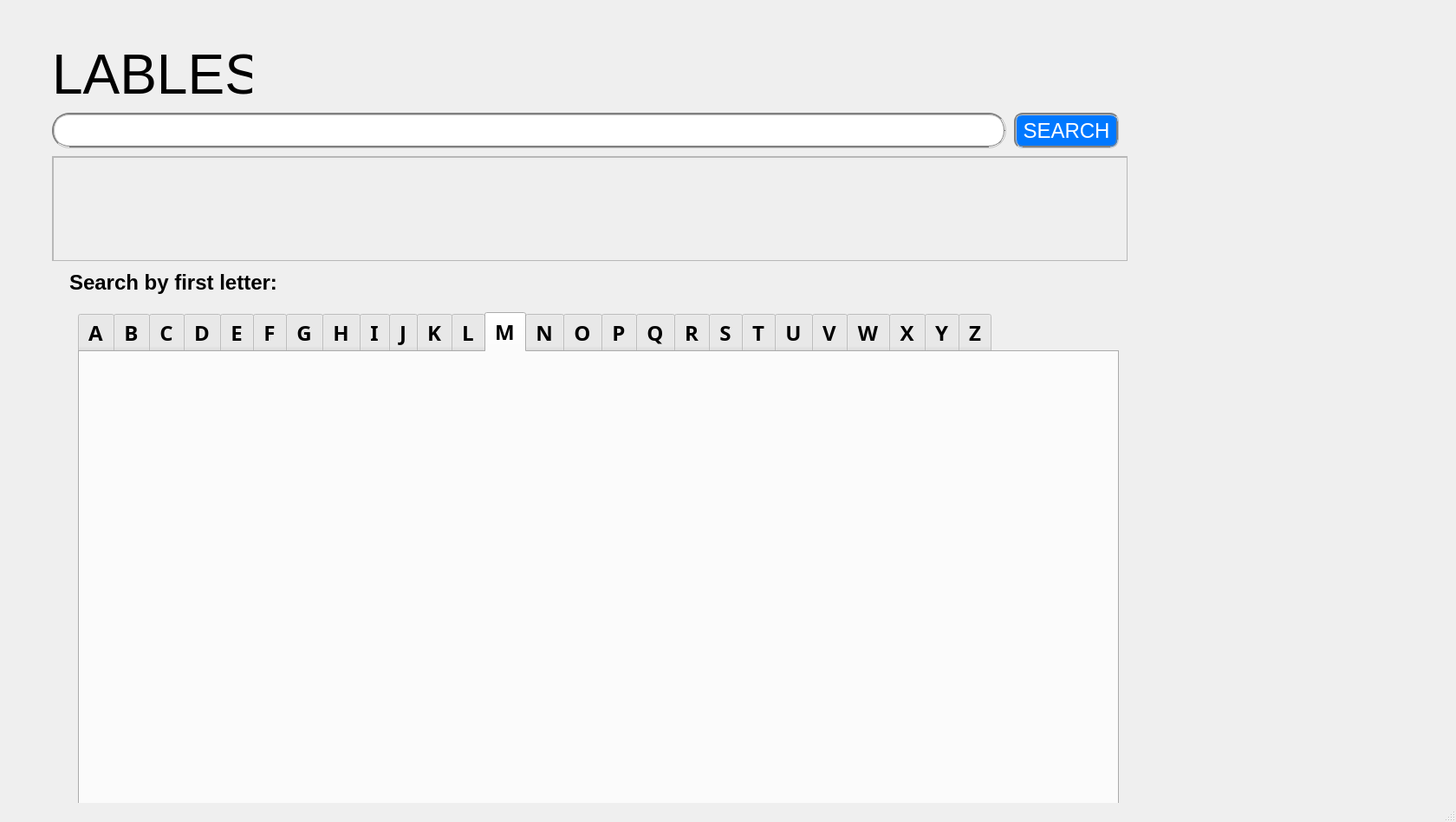
<?xml version="1.0" encoding="UTF-8"?>
<ui version="4.0">
 <class>MainWindow</class>
 <widget class="QMainWindow" name="MainWindow">
  <property name="geometry">
   <rect>
    <x>0</x>
    <y>0</y>
    <width>1680</width>
    <height>948</height>
   </rect>
  </property>
  <property name="windowTitle">
   <string>MainWindow</string>
  </property>
  <widget class="QWidget" name="centralwidget">
   <widget class="QLabel" name="label">
    <property name="geometry">
     <rect>
      <x>60</x>
      <y>40</y>
      <width>231</width>
      <height>91</height>
     </rect>
    </property>
    <property name="font">
     <font>
      <family>Helvetica</family>
      <pointsize>48</pointsize>
     </font>
    </property>
    <property name="text">
     <string>LABLES</string>
    </property>
   </widget>
   <widget class="QLineEdit" name="lineEdit">
    <property name="geometry">
     <rect>
      <x>60</x>
      <y>130</y>
      <width>1101</width>
      <height>41</height>
     </rect>
    </property>
    <property name="styleSheet">
     <string notr="true">QLineEdit{
   border-radius: 20px;  border: 3px groove gray;
}</string>
    </property>
   </widget>
   <widget class="QPushButton" name="pushButton_6">
    <property name="geometry">
     <rect>
      <x>1170</x>
      <y>130</y>
      <width>121</width>
      <height>41</height>
     </rect>
    </property>
    <property name="font">
     <font>
      <family>Helvetica</family>
      <pointsize>18</pointsize>
     </font>
    </property>
    <property name="layoutDirection">
     <enum>Qt::RightToLeft</enum>
    </property>
    <property name="styleSheet">
     <string notr="true">QPushButton{
   border-radius: 10px;  
   border: 3px groove gray;
   background: rgb(0, 120, 255);
   color:white;
}</string>
    </property>
    <property name="text">
     <string>SEARCH</string>
    </property>
   </widget>
   <widget class="QStackedWidget" name="stackedWidget">
    <property name="geometry">
     <rect>
      <x>60</x>
      <y>290</y>
      <width>1271</width>
      <height>691</height>
     </rect>
    </property>
    <property name="font">
     <font>
      <family>Trebuchet MS</family>
      <weight>75</weight>
      <bold>true</bold>
     </font>
    </property>
    <property name="currentIndex">
     <number>0</number>
    </property>
    <widget class="QWidget" name="page">
     <widget class="QTabWidget" name="tabWidget">
      <property name="geometry">
       <rect>
        <x>30</x>
        <y>70</y>
        <width>1201</width>
        <height>581</height>
       </rect>
      </property>
      <property name="font">
       <font>
        <family>Trebuchet MS</family>
        <pointsize>18</pointsize>
        <weight>75</weight>
        <bold>true</bold>
       </font>
      </property>
      <property name="cursor">
       <cursorShape>ArrowCursor</cursorShape>
      </property>
      <property name="currentIndex">
       <number>12</number>
      </property>
      <property name="elideMode">
       <enum>Qt::ElideMiddle</enum>
      </property>
      <property name="usesScrollButtons">
       <bool>true</bool>
      </property>
      <widget class="QWidget" name="tab">
       <attribute name="title">
        <string>A</string>
       </attribute>
       <widget class="QWidget" name="gridLayoutWidget_2">
        <property name="geometry">
         <rect>
          <x>0</x>
          <y>0</y>
          <width>1191</width>
          <height>501</height>
         </rect>
        </property>
        <layout class="QGridLayout" name="gridLayout_2"/>
       </widget>
      </widget>
      <widget class="QWidget" name="tab_2">
       <attribute name="title">
        <string>B</string>
       </attribute>
       <widget class="QWidget" name="gridLayoutWidget_3">
        <property name="geometry">
         <rect>
          <x>0</x>
          <y>0</y>
          <width>1191</width>
          <height>501</height>
         </rect>
        </property>
        <layout class="QGridLayout" name="gridLayout_3"/>
       </widget>
      </widget>
      <widget class="QWidget" name="tab_3">
       <attribute name="title">
        <string>C</string>
       </attribute>
       <widget class="QWidget" name="gridLayoutWidget_4">
        <property name="geometry">
         <rect>
          <x>0</x>
          <y>0</y>
          <width>1191</width>
          <height>501</height>
         </rect>
        </property>
        <layout class="QGridLayout" name="gridLayout_4"/>
       </widget>
      </widget>
      <widget class="QWidget" name="tab_10">
       <attribute name="title">
        <string>D</string>
       </attribute>
       <widget class="QWidget" name="gridLayoutWidget_5">
        <property name="geometry">
         <rect>
          <x>0</x>
          <y>0</y>
          <width>1191</width>
          <height>501</height>
         </rect>
        </property>
        <layout class="QGridLayout" name="gridLayout_5"/>
       </widget>
      </widget>
      <widget class="QWidget" name="tab_9">
       <attribute name="title">
        <string>E</string>
       </attribute>
       <widget class="QWidget" name="gridLayoutWidget_6">
        <property name="geometry">
         <rect>
          <x>0</x>
          <y>0</y>
          <width>1191</width>
          <height>501</height>
         </rect>
        </property>
        <layout class="QGridLayout" name="gridLayout_6"/>
       </widget>
      </widget>
      <widget class="QWidget" name="tab_8">
       <attribute name="title">
        <string>F</string>
       </attribute>
       <widget class="QWidget" name="gridLayoutWidget_7">
        <property name="geometry">
         <rect>
          <x>0</x>
          <y>0</y>
          <width>1191</width>
          <height>501</height>
         </rect>
        </property>
        <layout class="QGridLayout" name="gridLayout_7"/>
       </widget>
      </widget>
      <widget class="QWidget" name="tab_7">
       <attribute name="title">
        <string>G</string>
       </attribute>
       <widget class="QWidget" name="gridLayoutWidget_8">
        <property name="geometry">
         <rect>
          <x>0</x>
          <y>0</y>
          <width>1191</width>
          <height>501</height>
         </rect>
        </property>
        <layout class="QGridLayout" name="gridLayout_8"/>
       </widget>
      </widget>
      <widget class="QWidget" name="tab_6">
       <attribute name="title">
        <string>H</string>
       </attribute>
       <widget class="QWidget" name="gridLayoutWidget_9">
        <property name="geometry">
         <rect>
          <x>0</x>
          <y>0</y>
          <width>1191</width>
          <height>501</height>
         </rect>
        </property>
        <layout class="QGridLayout" name="gridLayout_9"/>
       </widget>
      </widget>
      <widget class="QWidget" name="tab_5">
       <attribute name="title">
        <string>I</string>
       </attribute>
       <widget class="QWidget" name="gridLayoutWidget_10">
        <property name="geometry">
         <rect>
          <x>0</x>
          <y>0</y>
          <width>1191</width>
          <height>501</height>
         </rect>
        </property>
        <layout class="QGridLayout" name="gridLayout_10"/>
       </widget>
      </widget>
      <widget class="QWidget" name="tab_11">
       <attribute name="title">
        <string>J</string>
       </attribute>
       <widget class="QWidget" name="gridLayoutWidget_11">
        <property name="geometry">
         <rect>
          <x>0</x>
          <y>0</y>
          <width>1191</width>
          <height>501</height>
         </rect>
        </property>
        <layout class="QGridLayout" name="gridLayout_11"/>
       </widget>
      </widget>
      <widget class="QWidget" name="tab_13">
       <attribute name="title">
        <string>K</string>
       </attribute>
       <widget class="QWidget" name="gridLayoutWidget_12">
        <property name="geometry">
         <rect>
          <x>0</x>
          <y>0</y>
          <width>1191</width>
          <height>501</height>
         </rect>
        </property>
        <layout class="QGridLayout" name="gridLayout_12"/>
       </widget>
      </widget>
      <widget class="QWidget" name="tab_14">
       <attribute name="title">
        <string>L</string>
       </attribute>
       <widget class="QWidget" name="gridLayoutWidget_13">
        <property name="geometry">
         <rect>
          <x>0</x>
          <y>0</y>
          <width>1191</width>
          <height>501</height>
         </rect>
        </property>
        <layout class="QGridLayout" name="gridLayout_13"/>
       </widget>
      </widget>
      <widget class="QWidget" name="tab_15">
       <attribute name="title">
        <string>M</string>
       </attribute>
       <widget class="QWidget" name="gridLayoutWidget_14">
        <property name="geometry">
         <rect>
          <x>0</x>
          <y>0</y>
          <width>1191</width>
          <height>501</height>
         </rect>
        </property>
        <layout class="QGridLayout" name="gridLayout_14"/>
       </widget>
      </widget>
      <widget class="QWidget" name="tab_16">
       <attribute name="title">
        <string>N</string>
       </attribute>
       <widget class="QWidget" name="gridLayoutWidget_15">
        <property name="geometry">
         <rect>
          <x>0</x>
          <y>0</y>
          <width>1191</width>
          <height>501</height>
         </rect>
        </property>
        <layout class="QGridLayout" name="gridLayout_17"/>
       </widget>
      </widget>
      <widget class="QWidget" name="tab_17">
       <attribute name="title">
        <string>O</string>
       </attribute>
       <widget class="QWidget" name="gridLayoutWidget_16">
        <property name="geometry">
         <rect>
          <x>0</x>
          <y>0</y>
          <width>1191</width>
          <height>501</height>
         </rect>
        </property>
        <layout class="QGridLayout" name="gridLayout_18"/>
       </widget>
      </widget>
      <widget class="QWidget" name="tab_18">
       <attribute name="title">
        <string>P</string>
       </attribute>
       <widget class="QWidget" name="gridLayoutWidget_17">
        <property name="geometry">
         <rect>
          <x>0</x>
          <y>0</y>
          <width>1191</width>
          <height>501</height>
         </rect>
        </property>
        <layout class="QGridLayout" name="gridLayout_19"/>
       </widget>
      </widget>
      <widget class="QWidget" name="tab_19">
       <attribute name="title">
        <string>Q</string>
       </attribute>
       <widget class="QWidget" name="gridLayoutWidget_18">
        <property name="geometry">
         <rect>
          <x>0</x>
          <y>0</y>
          <width>1191</width>
          <height>501</height>
         </rect>
        </property>
        <layout class="QGridLayout" name="gridLayout_20"/>
       </widget>
      </widget>
      <widget class="QWidget" name="tab_20">
       <attribute name="title">
        <string>R</string>
       </attribute>
       <widget class="QWidget" name="gridLayoutWidget_19">
        <property name="geometry">
         <rect>
          <x>0</x>
          <y>0</y>
          <width>1191</width>
          <height>501</height>
         </rect>
        </property>
        <layout class="QGridLayout" name="gridLayout_21"/>
       </widget>
      </widget>
      <widget class="QWidget" name="tab_21">
       <attribute name="title">
        <string>S</string>
       </attribute>
       <widget class="QWidget" name="gridLayoutWidget_20">
        <property name="geometry">
         <rect>
          <x>0</x>
          <y>0</y>
          <width>1191</width>
          <height>501</height>
         </rect>
        </property>
        <layout class="QGridLayout" name="gridLayout_22"/>
       </widget>
      </widget>
      <widget class="QWidget" name="tab_22">
       <attribute name="title">
        <string>T</string>
       </attribute>
       <widget class="QWidget" name="gridLayoutWidget_21">
        <property name="geometry">
         <rect>
          <x>0</x>
          <y>0</y>
          <width>1191</width>
          <height>501</height>
         </rect>
        </property>
        <layout class="QGridLayout" name="gridLayout_23"/>
       </widget>
      </widget>
      <widget class="QWidget" name="tab_23">
       <attribute name="title">
        <string>U</string>
       </attribute>
       <widget class="QWidget" name="gridLayoutWidget_22">
        <property name="geometry">
         <rect>
          <x>0</x>
          <y>0</y>
          <width>1191</width>
          <height>501</height>
         </rect>
        </property>
        <layout class="QGridLayout" name="gridLayout_24"/>
       </widget>
      </widget>
      <widget class="QWidget" name="tab_12">
       <attribute name="title">
        <string>V</string>
       </attribute>
       <widget class="QWidget" name="gridLayoutWidget_23">
        <property name="geometry">
         <rect>
          <x>0</x>
          <y>0</y>
          <width>1191</width>
          <height>501</height>
         </rect>
        </property>
        <layout class="QGridLayout" name="gridLayout_25"/>
       </widget>
      </widget>
      <widget class="QWidget" name="tab_4">
       <attribute name="title">
        <string>W</string>
       </attribute>
       <widget class="QWidget" name="gridLayoutWidget_24">
        <property name="geometry">
         <rect>
          <x>0</x>
          <y>0</y>
          <width>1191</width>
          <height>501</height>
         </rect>
        </property>
        <layout class="QGridLayout" name="gridLayout_26"/>
       </widget>
      </widget>
      <widget class="QWidget" name="tab_24">
       <attribute name="title">
        <string>X</string>
       </attribute>
       <widget class="QWidget" name="gridLayoutWidget_25">
        <property name="geometry">
         <rect>
          <x>0</x>
          <y>0</y>
          <width>1191</width>
          <height>501</height>
         </rect>
        </property>
        <layout class="QGridLayout" name="gridLayout_27"/>
       </widget>
      </widget>
      <widget class="QWidget" name="tab_25">
       <attribute name="title">
        <string>Y</string>
       </attribute>
       <widget class="QWidget" name="gridLayoutWidget_26">
        <property name="geometry">
         <rect>
          <x>0</x>
          <y>0</y>
          <width>1191</width>
          <height>501</height>
         </rect>
        </property>
        <layout class="QGridLayout" name="gridLayout_28"/>
       </widget>
      </widget>
      <widget class="QWidget" name="tab_26">
       <attribute name="title">
        <string>Z</string>
       </attribute>
       <widget class="QWidget" name="gridLayoutWidget_27">
        <property name="geometry">
         <rect>
          <x>0</x>
          <y>0</y>
          <width>1191</width>
          <height>501</height>
         </rect>
        </property>
        <layout class="QGridLayout" name="gridLayout_29"/>
       </widget>
      </widget>
     </widget>
     <widget class="QLabel" name="label_2">
      <property name="geometry">
       <rect>
        <x>20</x>
        <y>20</y>
        <width>331</width>
        <height>31</height>
       </rect>
      </property>
      <property name="font">
       <font>
        <family>Arial</family>
        <pointsize>18</pointsize>
        <weight>75</weight>
        <italic>false</italic>
        <bold>true</bold>
       </font>
      </property>
      <property name="text">
       <string>Search by first letter:</string>
      </property>
     </widget>
     <widget class="QPushButton" name="pushButton">
      <property name="geometry">
       <rect>
        <x>440</x>
        <y>640</y>
        <width>371</width>
        <height>32</height>
       </rect>
      </property>
      <property name="text">
       <string>Manage the labels</string>
      </property>
     </widget>
    </widget>
    <widget class="QWidget" name="page_2">
     <widget class="QLabel" name="label_3">
      <property name="geometry">
       <rect>
        <x>20</x>
        <y>10</y>
        <width>771</width>
        <height>51</height>
       </rect>
      </property>
      <property name="font">
       <font>
        <family>Helvetica</family>
        <pointsize>36</pointsize>
       </font>
      </property>
      <property name="text">
       <string/>
      </property>
     </widget>
     <widget class="QLabel" name="label_4">
      <property name="geometry">
       <rect>
        <x>20</x>
        <y>70</y>
        <width>161</width>
        <height>16</height>
       </rect>
      </property>
      <property name="text">
       <string/>
      </property>
     </widget>
     <widget class="QScrollArea" name="scrollArea">
      <property name="geometry">
       <rect>
        <x>20</x>
        <y>160</y>
        <width>1221</width>
        <height>511</height>
       </rect>
      </property>
      <property name="widgetResizable">
       <bool>true</bool>
      </property>
      <widget class="QWidget" name="scrollAreaWidgetContents">
       <property name="geometry">
        <rect>
         <x>0</x>
         <y>0</y>
         <width>1219</width>
         <height>509</height>
        </rect>
       </property>
       <widget class="QLabel" name="label_6">
        <property name="geometry">
         <rect>
          <x>10</x>
          <y>10</y>
          <width>291</width>
          <height>141</height>
         </rect>
        </property>
        <property name="text">
         <string/>
        </property>
        <property name="textFormat">
         <enum>Qt::PlainText</enum>
        </property>
       </widget>
       <widget class="QLabel" name="label_7">
        <property name="geometry">
         <rect>
          <x>310</x>
          <y>10</y>
          <width>291</width>
          <height>141</height>
         </rect>
        </property>
        <property name="text">
         <string/>
        </property>
        <property name="textFormat">
         <enum>Qt::PlainText</enum>
        </property>
       </widget>
       <widget class="QLabel" name="label_8">
        <property name="geometry">
         <rect>
          <x>610</x>
          <y>10</y>
          <width>291</width>
          <height>141</height>
         </rect>
        </property>
        <property name="text">
         <string/>
        </property>
        <property name="textFormat">
         <enum>Qt::PlainText</enum>
        </property>
       </widget>
       <widget class="QLabel" name="label_9">
        <property name="geometry">
         <rect>
          <x>920</x>
          <y>10</y>
          <width>291</width>
          <height>141</height>
         </rect>
        </property>
        <property name="text">
         <string/>
        </property>
        <property name="textFormat">
         <enum>Qt::PlainText</enum>
        </property>
       </widget>
      </widget>
     </widget>
     <widget class="QLabel" name="label_5">
      <property name="geometry">
       <rect>
        <x>1080</x>
        <y>70</y>
        <width>161</width>
        <height>16</height>
       </rect>
      </property>
      <property name="text">
       <string/>
      </property>
     </widget>
     <widget class="QWidget" name="gridLayoutWidget">
      <property name="geometry">
       <rect>
        <x>20</x>
        <y>100</y>
        <width>1221</width>
        <height>51</height>
       </rect>
      </property>
      <layout class="QGridLayout" name="gridLayout"/>
     </widget>
    </widget>
   </widget>
   <widget class="QScrollArea" name="scrollArea_2">
    <property name="geometry">
     <rect>
      <x>60</x>
      <y>180</y>
      <width>1241</width>
      <height>121</height>
     </rect>
    </property>
    <property name="widgetResizable">
     <bool>true</bool>
    </property>
    <widget class="QWidget" name="scrollAreaWidgetContents_2">
     <property name="geometry">
      <rect>
       <x>0</x>
       <y>0</y>
       <width>1239</width>
       <height>119</height>
      </rect>
     </property>
     <widget class="QFrame" name="frame">
      <property name="geometry">
       <rect>
        <x>0</x>
        <y>0</y>
        <width>1241</width>
        <height>499</height>
       </rect>
      </property>
      <property name="acceptDrops">
       <bool>true</bool>
      </property>
      <property name="frameShape">
       <enum>QFrame::StyledPanel</enum>
      </property>
      <property name="frameShadow">
       <enum>QFrame::Raised</enum>
      </property>
     </widget>
    </widget>
   </widget>
   <zorder>stackedWidget</zorder>
   <zorder>scrollArea_2</zorder>
   <zorder>label</zorder>
   <zorder>lineEdit</zorder>
   <zorder>pushButton_6</zorder>
  </widget>
  <widget class="QMenuBar" name="menubar">
   <property name="geometry">
    <rect>
     <x>0</x>
     <y>0</y>
     <width>1680</width>
     <height>22</height>
    </rect>
   </property>
  </widget>
  <widget class="QStatusBar" name="statusbar"/>
 </widget>
 <resources/>
 <connections/>
</ui>
